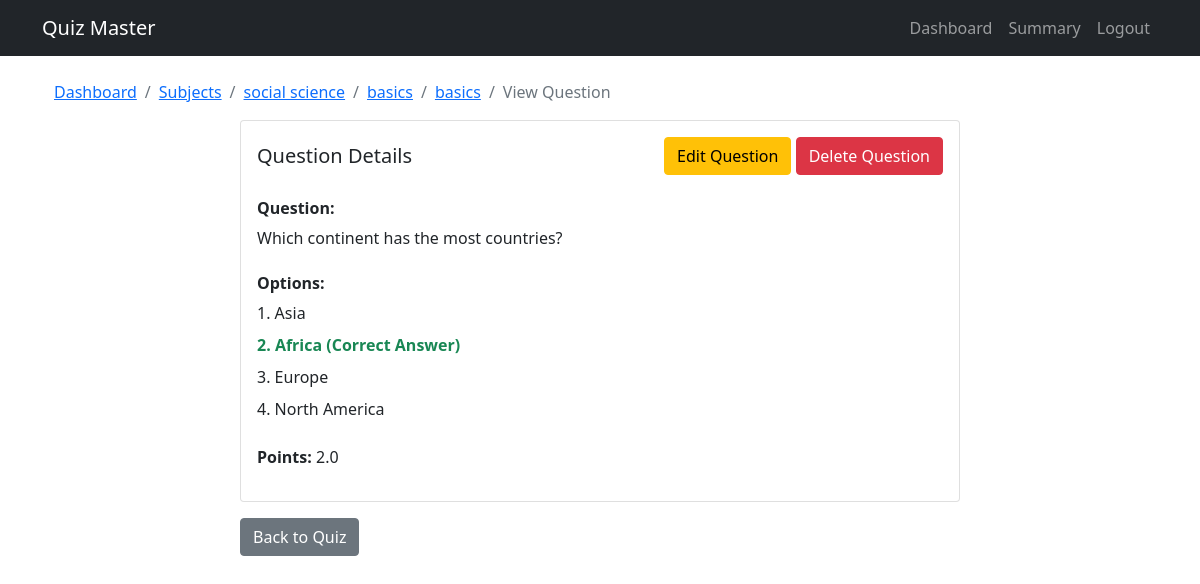
/admin/question/1 (signed in), run on the app's committed database.
### backend/models.py (models this page shows)
class Subject(db.Model):
    __tablename__ = 'subjects'
    id = db.Column(db.Integer, primary_key=True)
    name = db.Column(db.String(100), nullable=False)
    description = db.Column(db.Text)
    chapters = relationship('Chapter', back_populates='subject', cascade='all, delete-orphan')

class Chapter(db.Model):
    __tablename__ = 'chapters'
    id = db.Column(db.Integer, primary_key=True)
    subject_id = db.Column(db.Integer, db.ForeignKey('subjects.id'), nullable=False)
    name = db.Column(db.String(100), nullable=False)
    description = db.Column(db.Text)
    subject = relationship('Subject', back_populates='chapters')
    quizzes = relationship('Quiz', back_populates='chapter', cascade='all, delete-orphan')

class Quiz(db.Model):
    __tablename__ = 'quizzes'
    id = db.Column(db.Integer, primary_key=True)
    chapter_id = db.Column(db.Integer, db.ForeignKey('chapters.id'), nullable=False)
    title = db.Column(db.String(200), nullable=False)
    remarks = db.Column(db.String)
    duration_minutes = db.Column(db.Integer, nullable=False, default=30)
    passing_percentage = db.Column(db.Integer, nullable=False, default=60)
    is_active = db.Column(db.Boolean, default=True)
    chapter = relationship('Chapter', back_populates='quizzes')
    questions = relationship('Question', back_populates='quiz', cascade='all, delete-orphan')
    scores = relationship('Score', back_populates='quiz', cascade='all, delete-orphan')

class Question(db.Model):
    __tablename__ = 'questions'
    id = db.Column(db.Integer, primary_key=True)
    quiz_id = db.Column(db.Integer, db.ForeignKey('quizzes.id'), nullable=False)
    question_statement = db.Column(db.Text, nullable=False)
    option1 = db.Column(db.Text, nullable=False)
    option2 = db.Column(db.Text, nullable=False)
    option3 = db.Column(db.Text, nullable=False)
    option4 = db.Column(db.Text, nullable=False)
    correct_option = db.Column(db.Integer, nullable=False)
    points = db.Column(db.Float, default=1.0)
    quiz = relationship('Quiz', back_populates='questions')

### backend/controllers.py (the view)
@app.route('/admin/question/<int:question_id>')
def view_question(question_id):
    if not session.get('is_admin'):
        flash('You have to be admin for this','warning')
        return redirect(url_for('login'))
    question = Question.query.get_or_404(question_id)
    return render_template('admin/view_question.html', question=question)

### templates/admin/view_question.html (shortened to what this page needs)
{% extends "base.html" %}
{% block content %}
<div class="container">
    <nav aria-label="breadcrumb">
        <ol class="breadcrumb">
            <li class="breadcrumb-item"><a href="{{ url_for('admin_dashboard') }}">Dashboard</a></li>
            <li class="breadcrumb-item"><a href="{{ url_for('list_subjects') }}">Subjects</a></li>
            <li class="breadcrumb-item"><a href="{{ url_for('view_subject', subject_id=question.quiz.chapter.subject.id) }}">{{ question.quiz.chapter.subject.name }}</a></li>
            <li class="breadcrumb-item"><a href="{{ url_for('view_chapter', chapter_id=question.quiz.chapter.id) }}">{{ question.quiz.chapter.name }}</a></li>
            <li class="breadcrumb-item"><a href="{{ url_for('view_quiz', quiz_id=question.quiz.id) }}">{{ question.quiz.title }}</a></li>
            <li class="breadcrumb-item active">View Question</li>
        </ol>
    </nav>
    <div class="row justify-content-center">
        <div class="col-md-8">
            <div class="card">
                <div class="card-body">
                    <div class="d-flex justify-content-between align-items-center mb-3">
                        <h5 class="card-title mb-0">Question Details</h5>
                        <div>
                            <a href="{{ url_for('edit_question', question_id=question.id) }}" class="btn btn-warning">Edit Question</a>
                            <a href="{{ url_for('delete_question', question_id=question.id) }}" class="btn btn-danger" onclick="return confirm('Are you sure you want to delete this question?')">Delete Question</a>
                        </div>
                    </div>
                    <div class="question-content mt-4">
                        <h6 class="fw-bold">Question:</h6>
                        <p class="mb-4">{{ question.question_statement }}</p>
                        <h6 class="fw-bold">Options:</h6>
                        <div class="options-list">
                            <div class="option mb-2 {{ 'text-success fw-bold' if question.correct_option == 1 }}">
                                1. {{ question.option1 }} {{ '(Correct Answer)' if question.correct_option == 1 }}
                            </div>
                            <div class="option mb-2 {{ 'text-success fw-bold' if question.correct_option == 2 }}">
                                2. {{ question.option2 }} {{ '(Correct Answer)' if question.correct_option == 2 }}
                            </div>
                            <div class="option mb-2 {{ 'text-success fw-bold' if question.correct_option == 3 }}">
                                3. {{ question.option3 }} {{ '(Correct Answer)' if question.correct_option == 3 }}
                            </div>
                            <div class="option mb-2 {{ 'text-success fw-bold' if question.correct_option == 4 }}">
                                4. {{ question.option4 }} {{ '(Correct Answer)' if question.correct_option == 4 }}
                            </div>
                        </div>
                        <div class="mt-4">
                            <p><strong>Points:</strong> {{ question.points }}</p>
                        </div>
                    </div>
                </div>
            </div>
        </div>
    </div>
    <div class="row justify-content-center mt-3">
        <div class="col-md-8">
            <div class="d-flex justify-content-between">
                <a href="{{ url_for('view_quiz', quiz_id=question.quiz.id) }}" class="btn btn-secondary">Back to Quiz</a>
            </div>
        </div>
    </div>
</div>
{% endblock %}

### data on the page
Subject: quiz.chapter.subject.name "social science"
Chapter: quiz.chapter.name "basics"
Quiz: quiz "basics"
Question: question_statement "Which continent has the most countries?", option1 "Asia", option2 "Africa", correct_option "(Correct Answer)", option3 "Europe", option4 "North America", points "2.0"
